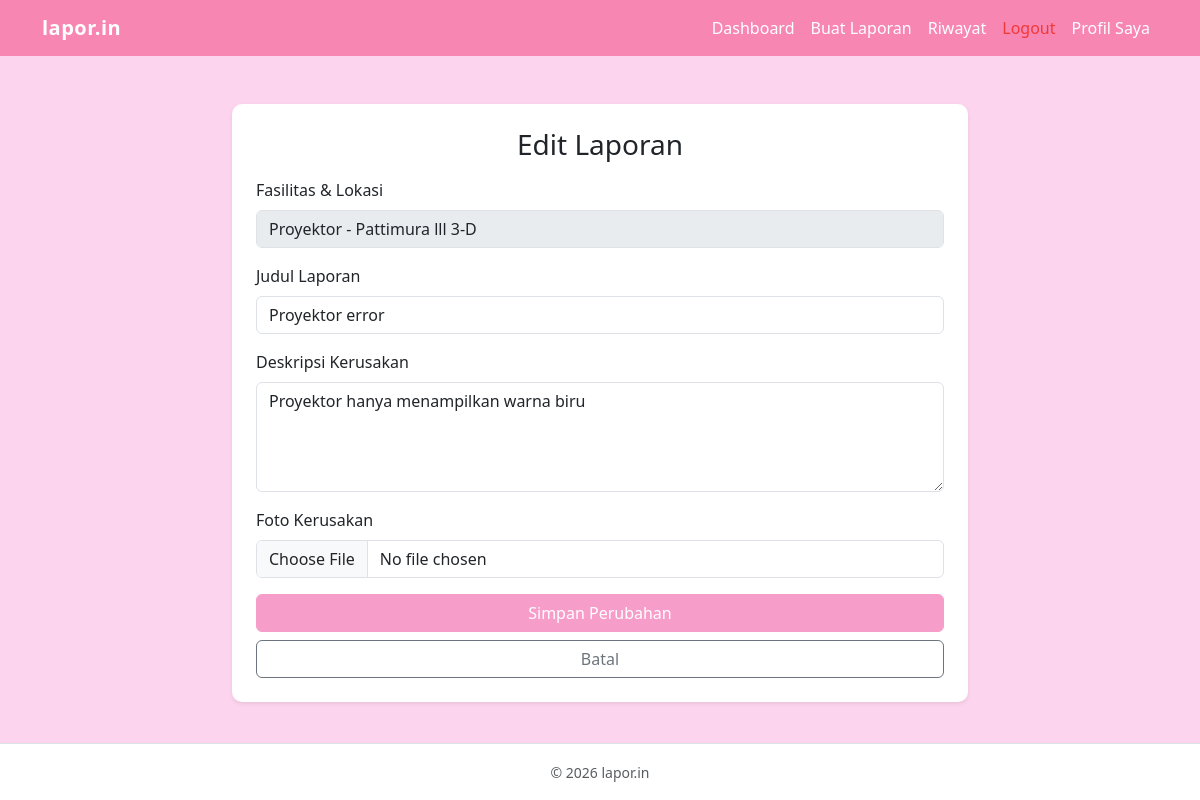
Page /user/edit_laporan.php?id=17 (signed in) on the committed database.
### tables this page shows
CREATE TABLE `laporan` (
  `id` int(11) NOT NULL,
  `user_id` int(11) NOT NULL,
  `fasilitas_id` int(11) NOT NULL,
  `judul` varchar(150) NOT NULL,
  `deskripsi` text NOT NULL,
  `foto` varchar(255) DEFAULT NULL,
  `status` enum('menunggu','diterima','diproses','selesai') NOT NULL DEFAULT 'menunggu',
  `created_at` timestamp NOT NULL DEFAULT current_timestamp()
);

CREATE TABLE `fasilitas` (
  `id` int(11) NOT NULL,
  `nama_fasilitas` varchar(100) NOT NULL,
  `lokasi` varchar(100) NOT NULL
);

### user/edit_laporan.php (the view, shortened to what this page needs)
<?php
include '../koneksi.php';
$user_id = $_SESSION['user_id'];
$id = isset($_GET['id']) ? (int)$_GET['id'] : 0;
$stmt = $connect->prepare("SELECT laporan.*, fasilitas.nama_fasilitas, fasilitas.lokasi
                           FROM laporan
                           JOIN fasilitas ON laporan.fasilitas_id = fasilitas.id
                           WHERE laporan.id = ? AND laporan.user_id = ? AND laporan.status = 'menunggu'");
$stmt->bind_param("ii", $id, $user_id);
$stmt->execute();
$laporan = $stmt->get_result()->fetch_assoc();
include '../header.php';
?>
<div class="container mt-4">
    <div class="row justify-content-center">
        <div class="col-md-8">
            <div class="card shadow-sm p-4">
                <h3 class="text-center mb-3">Edit Laporan</h3>
                <form method="POST" action="" enctype="multipart/form-data">
                    <div class="mb-3">
                        <label class="form-label">Fasilitas & Lokasi</label>
                        <input type="text" class="form-control" value="<?= htmlspecialchars($laporan['nama_fasilitas'] . ' - ' . $laporan['lokasi']); ?>" disabled readonly>
                    </div>
                    <div class="mb-3">
                        <label class="form-label">Judul Laporan</label>
                        <input type="text" name="judul" class="form-control" value="<?= htmlspecialchars($_POST['judul'] ?? $laporan['judul']); ?>" required>
                    </div>
                    <div class="mb-3">
                        <label class="form-label">Deskripsi Kerusakan</label>
                        <textarea name="deskripsi" class="form-control" rows="4" required><?= htmlspecialchars($_POST['deskripsi'] ?? $laporan['deskripsi']); ?></textarea>
                    </div>
                    <div class="mb-3">
                        <label class="form-label">Foto Kerusakan</label>
                        <input type="file" name="foto" class="form-control" accept="image/*">
                    </div>
                    <button type="submit" name="simpan" class="btn btn-primary w-100 mb-2">Simpan Perubahan</button>
                    <a href="riwayat.php" class="btn btn-outline-secondary w-100">Batal</a>
                </form>
            </div>
        </div>
    </div>
</div>
<?php
include '../footer.php';
?>

### style.css (style rules this page uses)
body { background-color: #fcd4ed; }
.card { border: none; border-radius: 10px; }
:root { --warna-background: #f9cde8; --warna-header: #f786b3; --warna-teks-header:#ffffff; --warna-tombol: #f79dca; --warna-tombol-hover:#cf3384; }
.btn-primary { --bs-btn-bg: var(--warna-tombol); --bs-btn-border-color: var(--warna-tombol); --bs-btn-hover-bg: var(--warna-tombol-hover); --bs-btn-hover-border-color: var(--warna-tombol-hover); --bs-btn-active-bg: var(--warna-tombol-hover); --bs-btn-active-border-color: var(--warna-tombol-hover); --bs-btn-disabled-bg: var(--warna-tombol); --bs-btn-disabled-border-color: var(--warna-tombol); }

### rows in the picture
laporan: fasilitas.lokasi "Proyektor - Pattimura lll 3-D", judul "Proyektor error", deskripsi "Proyektor hanya menampilkan warna biru"
